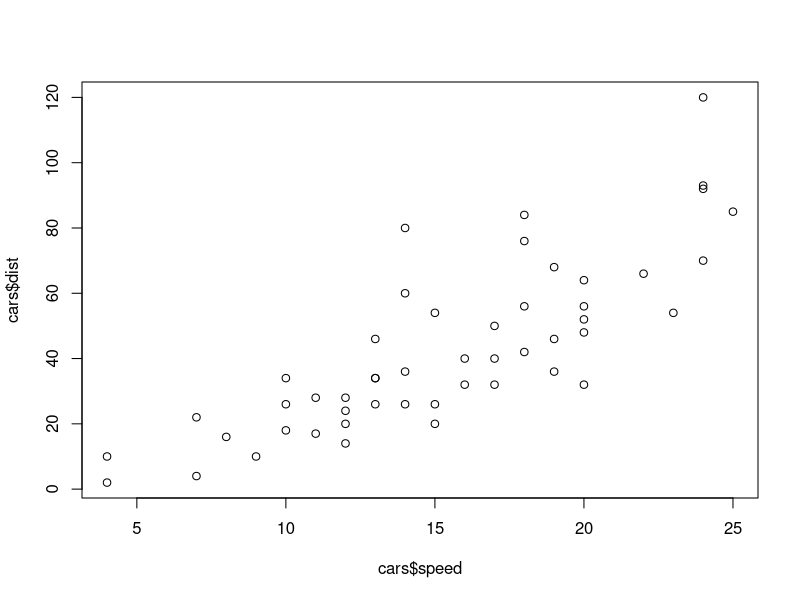
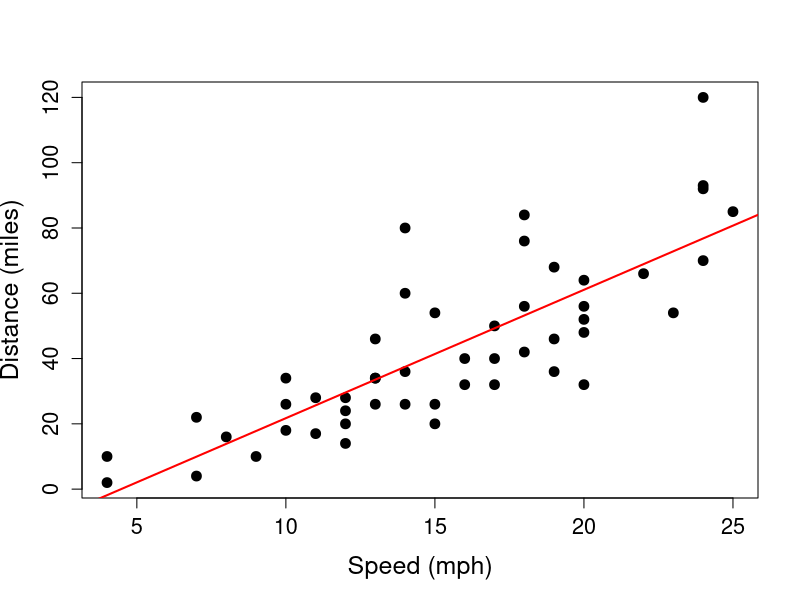
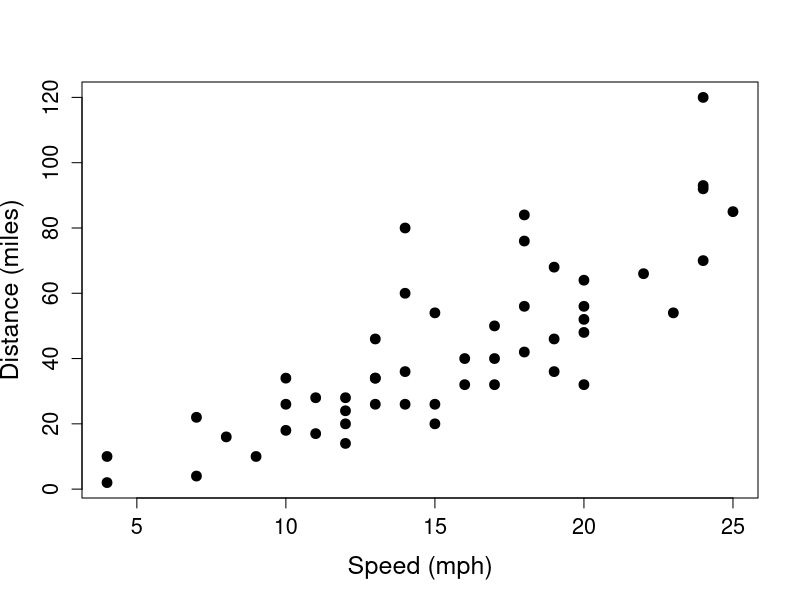
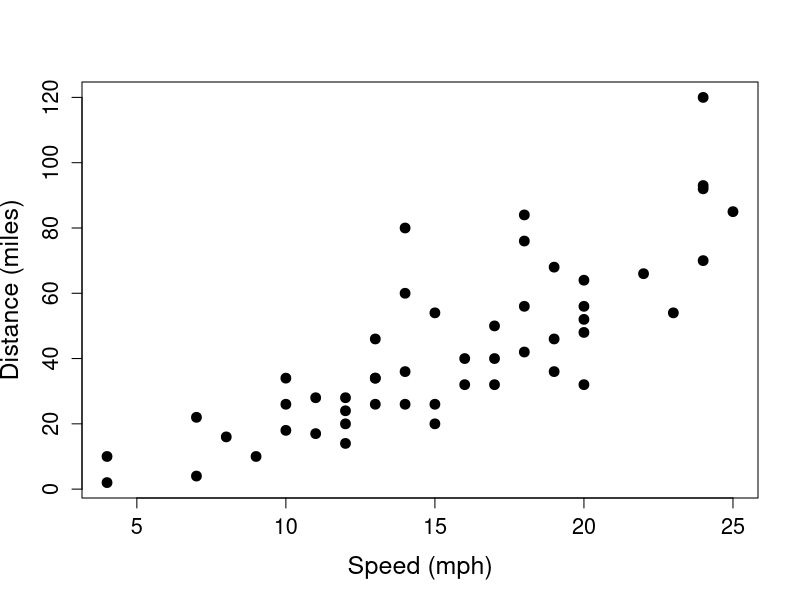

These charts were generated, in order, by the following R code:
## ---- chunk 1
x <- 2 + 2
x
## ---- chunk 2
x <- 2 + 2
x
## ---- chunk 3
plot(cars$speed,cars$dist)
## ---- chunk 4
## Plot the cars speed by distance
plot(cars$speed,cars$dist, xlab="Speed (mph)", ylab="Distance (miles)", pch=19, cex=1.3, cex.axis=1.3, cex.lab=1.5)

## Run a linear model comparing speed and distance
m1 <- lm(dist~speed, data=cars)
summary(m1) ## output of linear model

## add linear model to plot
abline(m1, col="Red", lwd=2)
## ---- chunk 5
knitr::kable(cars)
## ---- chunk 6
library(dplyr)
## ---- chunk 7
## first remove the previously loaded package
detach("package:dplyr", unload=TRUE)
## re-load the package
library(dplyr)
## ---- chunk 8
## Plot the cars speed by distance
plot(cars$speed,cars$dist, xlab="Speed (mph)", ylab="Distance (miles)", pch=19, cex=1.3, cex.axis=1.3, cex.lab=1.5)
## ---- chunk 9
## Plot the cars speed by distance
plot(cars$speed,cars$dist, xlab="Speed (mph)", ylab="Distance (miles)", pch=19, cex=1.3, cex.axis=1.3, cex.lab=1.5)
